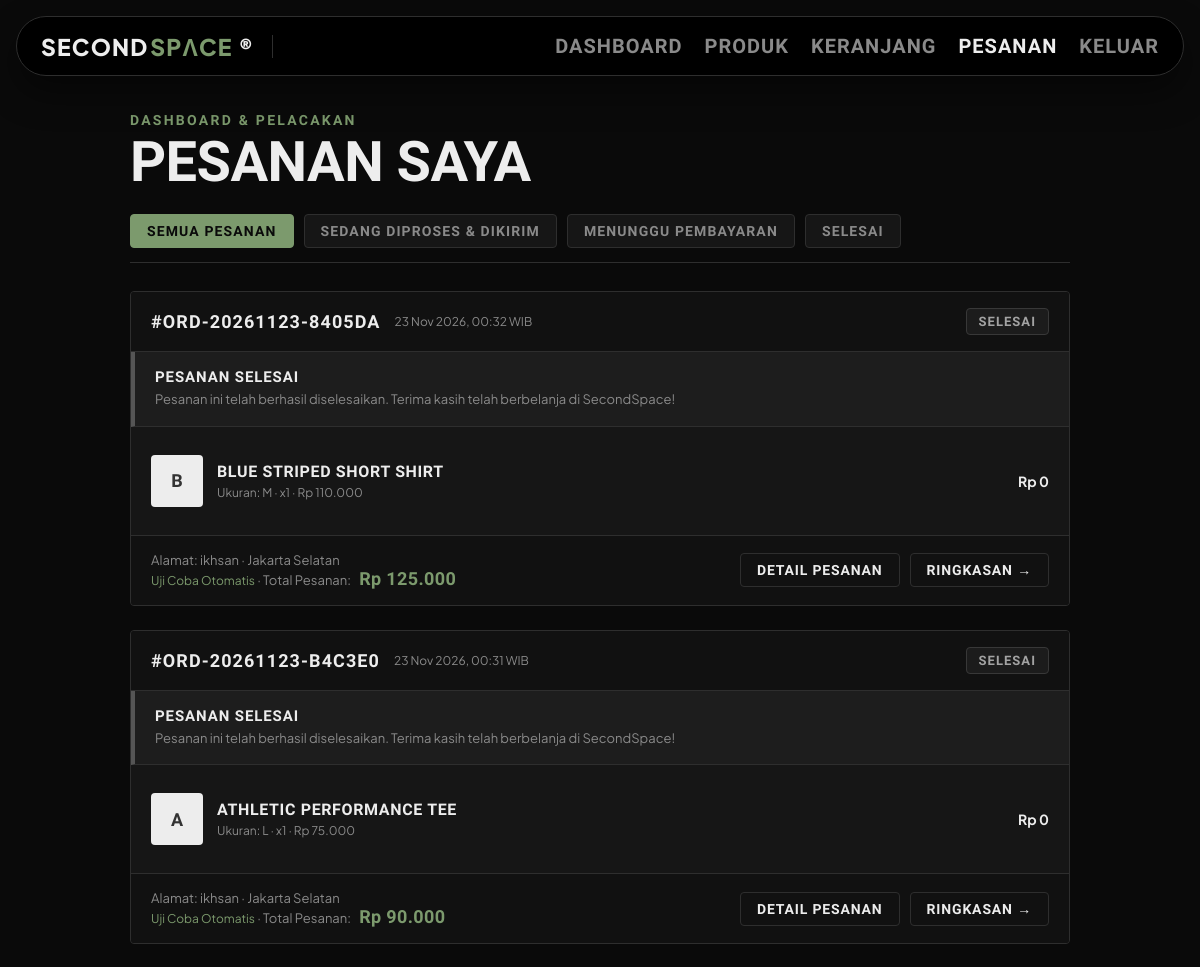
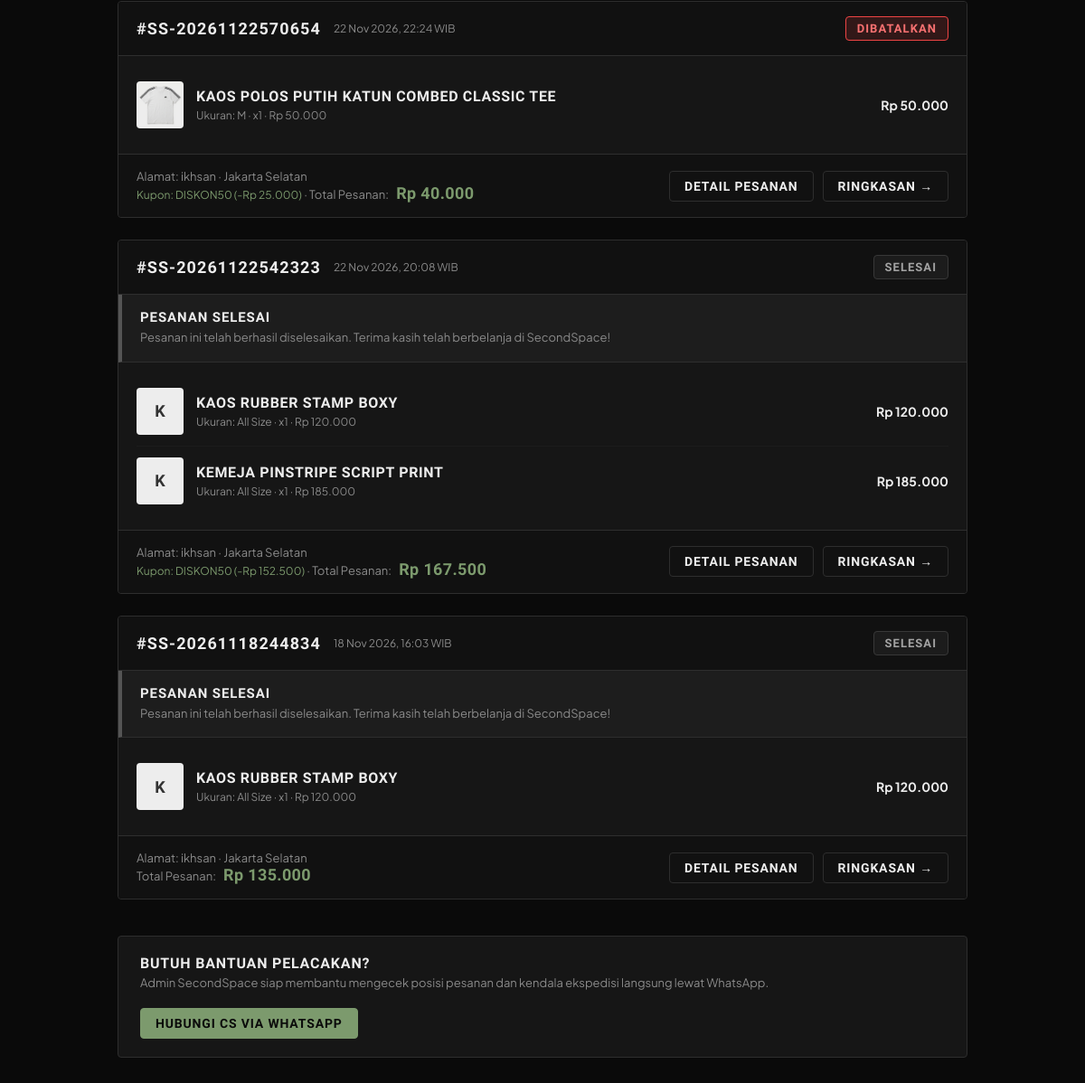
The page /user/pesanan.php (signed in) on the database as committed earlier (2 pictures, top to bottom).
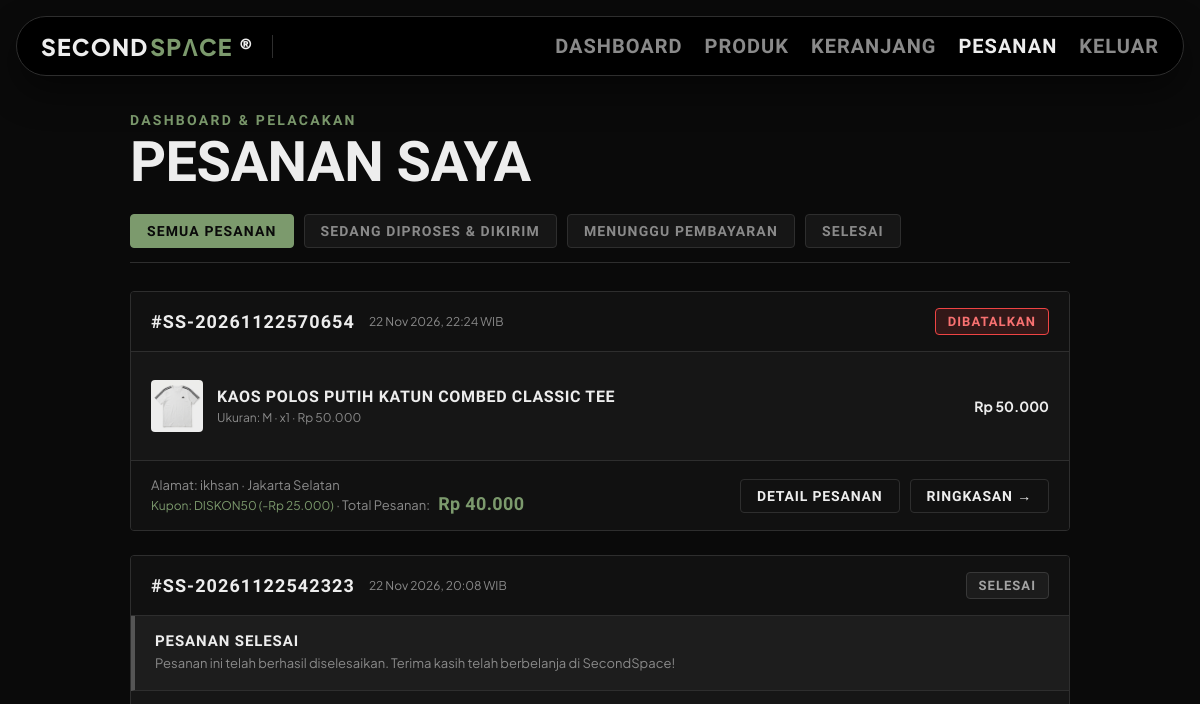
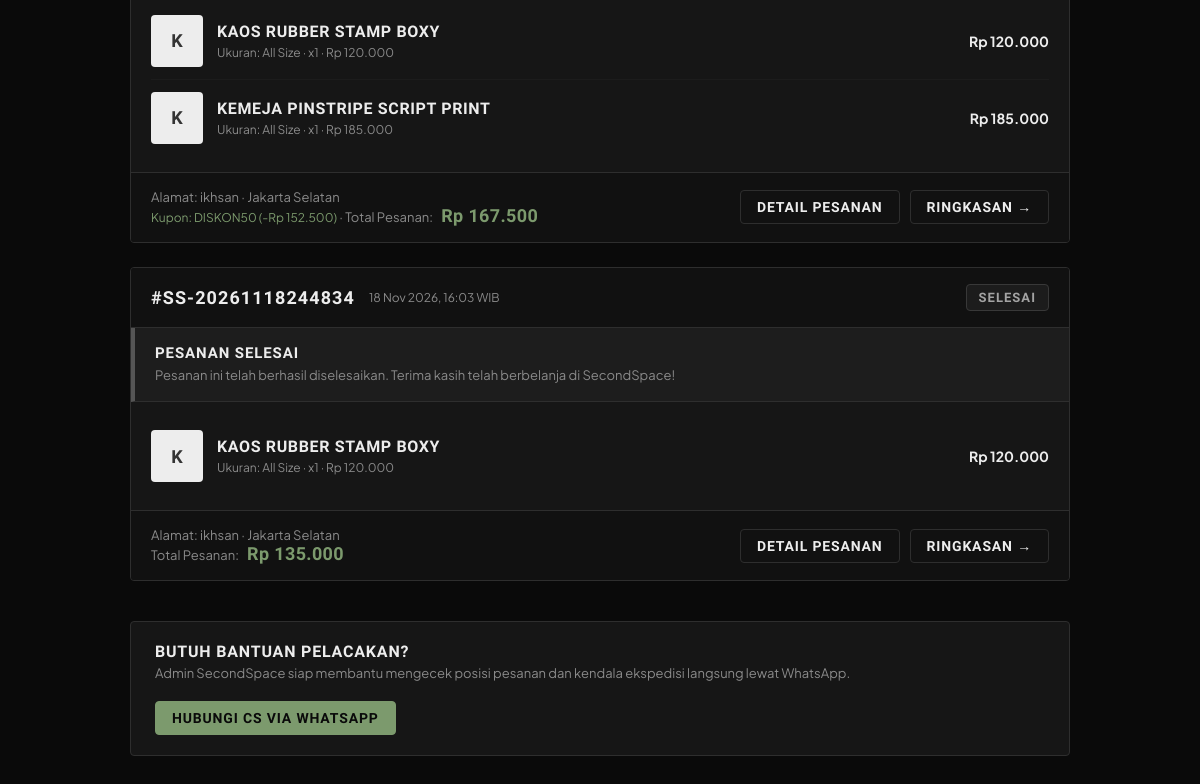
The same page on the database as committed later (2 pictures, top to bottom).
### tables this page shows
CREATE TABLE `orders` (
  `id` int(11) NOT NULL AUTO_INCREMENT,
  `user_id` int(11) NOT NULL,
  `order_code` varchar(50) DEFAULT NULL,
  `address_id` int(11) DEFAULT NULL,
  `subtotal` decimal(12,2) DEFAULT NULL,
  `shipping` decimal(12,2) DEFAULT NULL,
  `total` decimal(12,2) DEFAULT NULL,
  `payment_method` varchar(50) DEFAULT NULL,
  `proof_image` varchar(255) DEFAULT NULL,
  `payment_notes` text DEFAULT NULL,
  `payment_status` varchar(50) DEFAULT 'Menunggu Pembayaran',
  `order_status` varchar(50) DEFAULT 'Menunggu Pembayaran',
  `notes` text DEFAULT NULL,
  `shipping_courier` varchar(50) DEFAULT NULL,
  `tracking_number` varchar(100) DEFAULT NULL,
  `order_number` varchar(50) NOT NULL,
  `total_price` decimal(12,2) NOT NULL,
  `status` varchar(50) DEFAULT 'Menunggu Pembayaran',
  `created_at` timestamp NULL DEFAULT current_timestamp(),
  PRIMARY KEY (`id`),
  KEY `idx_order_code` (`order_code`),
  KEY `idx_order_status` (`order_status`),
  KEY `idx_payment_status` (`payment_status`),
  KEY `idx_orders_created` (`created_at`)
);

CREATE TABLE `order_items` (
  `id` int(11) NOT NULL AUTO_INCREMENT,
  `order_id` int(11) NOT NULL,
  `product_id` int(11) NOT NULL,
  `product_name` varchar(255) DEFAULT NULL,
  `quantity` int(11) NOT NULL DEFAULT 1,
  `price` decimal(12,2) NOT NULL,
  `subtotal` decimal(12,2) DEFAULT NULL,
  PRIMARY KEY (`id`)
);

CREATE TABLE `products` (
  `id` int(11) NOT NULL AUTO_INCREMENT,
  `name` varchar(255) NOT NULL,
  `category` varchar(50) NOT NULL,
  `brand` varchar(100) DEFAULT 'No Brand',
  `price` decimal(12,2) NOT NULL,
  `stock` int(11) NOT NULL DEFAULT 1,
  `condition` varchar(50) DEFAULT 'Baik',
  `condition_text` varchar(50) DEFAULT NULL,
  `image` varchar(255) DEFAULT NULL,
  `description` text DEFAULT NULL,
  `material` varchar(100) DEFAULT NULL,
  `size` varchar(50) DEFAULT NULL,
  `sku` varchar(50) DEFAULT NULL,
  `is_demo` tinyint(1) NOT NULL DEFAULT 0,
  `created_at` timestamp NULL DEFAULT current_timestamp(),
  PRIMARY KEY (`id`),
  UNIQUE KEY `sku` (`sku`),
  KEY `idx_product_category` (`category`),
  KEY `idx_product_status` (`is_demo`)
);

CREATE TABLE `addresses` (
  `id` int(11) NOT NULL AUTO_INCREMENT,
  `user_id` int(11) NOT NULL,
  `recipient_name` varchar(100) NOT NULL,
  `phone` varchar(20) NOT NULL,
  `address` text NOT NULL,
  `city` varchar(100) NOT NULL,
  `postal_code` varchar(20) NOT NULL,
  PRIMARY KEY (`id`)
);

### shared/fungsi.php (called while the page is built, shortened)
<?php
function format_rupiah($angka) {
    return "Rp " . number_format((float)$angka, 0, ',', '.');
}
if (!function_exists('formatRupiah')) {
    function formatRupiah($angka) { return format_rupiah($angka); }
}
if (!function_exists('gambar_produk_url')) {
    function gambar_produk_url($image, $context = 'user') {
        if (empty($image)) return '';
        $clean = basename($image);
        $root = dirname(__DIR__);
        if ($context === 'user') {
            if (file_exists($root . '/user/images/' . $clean)) return 'images/' . rawurlencode($clean);
        } elseif ($context === 'admin') {
            if (file_exists($root . '/images/' . $clean)) return '../images/' . rawurlencode($clean);
            if (file_exists($root . '/user/images/' . $clean)) return '../user/images/' . rawurlencode($clean);
            if (file_exists($root . '/uploads/produk/' . $clean)) return '../uploads/produk/' . rawurlencode($clean);
        } else {
            if (file_exists($root . '/images/' . $clean)) return 'images/' . rawurlencode($clean);
            if (file_exists($root . '/user/images/' . $clean)) return 'user/images/' . rawurlencode($clean);
            if (file_exists($root . '/uploads/produk/' . $clean)) return 'uploads/produk/' . rawurlencode($clean);
        }
        return '';
    }
}

### user/pesanan.php (the view, shortened to what the rows shown need)
<?php
require_once __DIR__ . '/../shared/koneksi.php';
require_once __DIR__ . '/../shared/fungsi.php';
$isLoggedIn = isset($_SESSION["user_id"]);
$userId = $isLoggedIn ? (int)$_SESSION["user_id"] : 0;
$name = $_SESSION["name"] ?? "Pelanggan";
$username = $_SESSION["username"] ?? "guest";
$orders = [];
$statusFilter = strtolower(trim($_GET["status"] ?? "semua"));
if ($isLoggedIn && $userId > 0) {
    $hasProvince = false;
    $provinceSelect = $hasProvince ? "a.province," : "'' AS province,";
    $query = "
        SELECT
            o.*,
            a.recipient_name,
            a.phone,
            a.address,
            a.city,
            {$provinceSelect}
            a.postal_code
        FROM orders o
        LEFT JOIN addresses a ON o.address_id = a.id
        WHERE o.user_id = ?
    ";
    $query .= " ORDER BY o.id DESC";
    $stmtOrders = $conn->prepare($query);
    if ($stmtOrders) {
        $stmtOrders->bind_param("i", $userId);
        $stmtOrders->execute();
        $res = $stmtOrders->get_result();
        $stmtItems = $conn->prepare("
            SELECT oi.*, p.image, p.size as p_size, p.category
            FROM order_items oi
            LEFT JOIN products p ON oi.product_id = p.id
            WHERE oi.order_id = ?
            ORDER BY oi.id ASC
        ");
        while ($res && $order = $res->fetch_assoc()) {
            $orderId = (int)$order["id"];
            $items = [];
            if ($stmtItems) {
                $stmtItems->bind_param("i", $orderId);
                $stmtItems->execute();
                $resItems = $stmtItems->get_result();
                while ($resItems && $it = $resItems->fetch_assoc()) {
                    $items[] = $it;
                }
            }
            $order["items"] = $items;
            $orders[] = $order;
        }
    }
}
function getOrderStatusBadge(string $status): array {
    switch ($status) {
        case "Selesai":
            return [
                "label" => "SELESAI",
                "class" => "badge-selesai",
                "desc"  => "Pesanan telah selesai diterima.",
                "icon"  => ""
            ];
        case "Dibatalkan":
            return [
                "label" => "DIBATALKAN",
                "class" => "badge-dibatalkan",
                "desc"  => "Pesanan ini telah dibatalkan.",
                "icon"  => ""
            ];
    }
}
$lastOrderCode = !empty($orders) ? ($orders[0]["order_code"] ?: "-") : "-";
$waTrackMsg = "Halo SecondSpace, saya ingin cek status dan nomor resi pengiriman pesanan saya. Akun: " . $name . " (@" . $username . "). Kode pesanan terakhir: " . $lastOrderCode . ".";
$waTrackUrl = waLink($whatsappNumber, $waTrackMsg);
?>
<!DOCTYPE html>
<html lang="id">
<head>
    <link rel="stylesheet" href="modern-theme.css">
</head>
<body>
<div class="pesanan-page-container">
    <div class="page-header" style="margin-bottom: 24px;">
        <h1 class="page-title" style="margin-bottom: 0;">PESANAN SAYA</h1>
    </div>
    <?php if (!$isLoggedIn): ?>
        <div class="state-box">
            <h2 class="state-title">Masuk untuk Melacak Pesanan</h2>
            <p class="state-desc">
                Silakan masuk dengan akun SecondSpace kamu untuk melihat pesanan yang sedang diproses dan mengecek status pengiriman.
            </p>
            <div class="state-actions">
                <a href="login.php?redirect=pesanan.php" class="btn-order-solid" style="padding: 12px 28px; font-size: 16px;">
                    MASUK KE AKUN
                </a>
                <a href="<?= $waTrackUrl ?>" target="_blank" rel="noopener" class="btn-order-outline" style="padding: 12px 24px; font-size: 16px;">
                    TANYA ADMIN VIA WA
                </a>
            </div>
        </div>
    <?php else: ?>
        <?php if (empty($orders)): ?>
            <div class="state-box">
                <h2 class="state-title">Belum Ada Pesanan</h2>
                <p class="state-desc">
                    <?php if ($statusFilter !== "semua"): ?>
                        Tidak ada pesanan dengan status yang dipilih.
                    <?php else: ?>
                        Kamu belum memiliki pesanan aktif atau riwayat pembelian. Temukan pakaian preloved pilihanmu sekarang!
                    <?php endif; ?>
                </p>
                <div class="state-actions">
                    <a href="produk.php" class="btn-order-solid" style="padding: 12px 28px; font-size: 16px;">
                        EXPLORE KATALOG PRODUK &rarr;
                    </a>
                </div>
            </div>
        <?php else: ?>
            <?php foreach ($orders as $order): ?>
                <?php
                $orderCode = $order["order_code"] ?: ("SS-" . $order["id"]);
                $currentStatus = $order["order_status"] ?: "Menunggu Pembayaran";
                $statusBadge = getOrderStatusBadge($currentStatus);
                $hasTracking = !empty($order["tracking_number"]);
                $courierName = $order["shipping_courier"] ?: ($order["courier"] ?? "Ekspedisi Reguler");
                $dateFormatted = date("d M Y, H:i", strtotime($order["created_at"])) . " WIB";
                ?>
                <div class="order-card">
                    <div class="order-card-header">
                        <div class="order-meta-info">
                            <span class="order-code-title">#<?= htmlspecialchars($orderCode) ?></span>
                            <span class="order-date-text"><?= htmlspecialchars($dateFormatted) ?></span>
                        </div>
                        <div>
                            <span class="status-badge <?= $statusBadge["class"] ?>">
                                <?= $statusBadge["icon"] ?> <?= $statusBadge["label"] ?>
                            </span>
                        </div>
                    </div>
                    <?php if ($currentStatus === "Dikirim"): ?>
                        <div class="tracking-banner dikirim">
                            <div class="tracking-banner-title">
                                PAKET SEDANG DALAM PENGIRIMAN
                            </div>
                            <p class="tracking-banner-desc">
                                Paketmu telah diserahkan ke kurir dan sedang dalam perjalanan menuju alamat pengiriman.
                            </p>
                            <div class="tracking-data-row">
                                <div class="tracking-data-item">
                                    <span>Kurir:</span>
                                    <strong><?= htmlspecialchars($courierName) ?></strong>
                                </div>
                                <div class="tracking-data-item">
                                    <span>Nomor Resi:</span>
                                    <?php if ($hasTracking): ?>
                                        <span class="resi-badge"><?= htmlspecialchars($order["tracking_number"]) ?></span>
                                    <?php else: ?>
                                        <span style="color: var(--mu); font-style: italic;">Sedang diperbarui oleh admin</span>
                                    <?php endif; ?>
                                </div>
                            </div>
                            <?php
                            $waTrackSpecific = "Halo SecondSpace, saya ingin melacak pengiriman pesanan #" . $orderCode . ($hasTracking ? " dengan no. resi " . $order["tracking_number"] : "") . ". Mohon info posisi paketnya ya.";
                            $waTrackUrlSpecific = waLink($whatsappNumber, $waTrackSpecific);
                            ?>
                            <div style="margin-top: 14px;">
                                <a href="<?= $waTrackUrlSpecific ?>" target="_blank" rel="noopener" class="btn-order-solid" style="font-size: 13px; padding: 7px 14px;">
                                    LACAK VIA WHATSAPP CS
                                </a>
                            </div>
                        </div>
                    <?php elseif ($currentStatus === "Selesai"): ?>
                        <div class="tracking-banner selesai">
                            <div class="tracking-banner-title">
                                PESANAN SELESAI
                            </div>
                            <p class="tracking-banner-desc" style="margin-bottom: 0;">
                                Pesanan ini telah berhasil diselesaikan. Terima kasih telah berbelanja di SecondSpace!
                            </p>
                        </div>
                    <?php endif; ?>
                    <div class="order-items-list">
                        <?php if (!empty($order["items"])): ?>
                            <?php foreach ($order["items"] as $it): ?>
                                <div class="order-item-row">
                                    <div class="order-item-left">
                                        <div class="order-item-thumb">
                                            <?php $orderItemImg = gambar_produk_url($it["image"] ?? '', 'user'); ?>
                                            <?php if (!empty($orderItemImg)): ?>
                                                <img src="<?= htmlspecialchars($orderItemImg) ?>" alt="<?= htmlspecialchars($it["product_name"]) ?>">
                                            <?php else: ?>
                                                <span class="thumb-letter"><?= htmlspecialchars(substr($it["product_name"] ?? "S", 0, 1)) ?></span>
                                            <?php endif; ?>
                                        </div>
                                        <div>
                                            <div class="order-item-name"><?= htmlspecialchars($it["product_name"]) ?></div>
                                            <div class="order-item-meta">
                                                Ukuran: <?= htmlspecialchars($it["p_size"] ?: ($it["size"] ?? "All Size")) ?> &middot;
                                                x<?= (int)$it["quantity"] ?> &middot;
                                                <?= formatRupiah($it["price"]) ?>
                                            </div>
                                        </div>
                                    </div>
                                    <div class="order-item-subtotal">
                                        <?= formatRupiah($it["subtotal"]) ?>
                                    </div>
                                </div>
                            <?php endforeach; ?>
                        <?php else: ?>
                            <div style="color: var(--mu); font-size: 13px; padding: 10px 0;">
                                Rincian item pesanan
                            </div>
                        <?php endif; ?>
                    </div>
                    <div class="order-card-footer">
                        <div class="order-summary-meta">
                            Alamat: <?= htmlspecialchars($order["recipient_name"] ?? $name) ?> &middot;
                            <?= htmlspecialchars($order["city"] ?? "Jakarta") ?><br>
                            <?php if (!empty($order["notes"])): ?>
                                <span style="color: var(--ac); font-size: 12px;"><?= htmlspecialchars($order["notes"]) ?></span> &middot;
                            <?php endif; ?>
                            <span>Total Pesanan:</span>
                            <strong class="total-highlight"><?= formatRupiah($order["total"]) ?></strong>
                        </div>
                        <div class="order-card-actions">
                            <a href="detail_pesanan.php?id=<?= $order["id"] ?>" class="btn-order-outline">
                                DETAIL PESANAN
                            </a>
                            <a href="konfirmasi.php?kode=<?= urlencode($orderCode) ?>" class="btn-order-outline">
                                RINGKASAN &rarr;
                            </a>
                        </div>
                    </div>
                </div>
            <?php endforeach; ?>
        <?php endif; ?>
    <?php endif; ?>
</div>
</body>
</html>

Rows that differ between the two databases and show on the page:
removed orders: order_code "ORD-20261123-8405DA", created_at "23 Nov 2026, 00:32 WIB", order_status "SELESAI", shows "PESANAN SELESAI", address.recipient_name "ikhsan", address.city "Jakarta Selatan", notes "Uji Coba Otomatis", total "Rp 125.000"
removed order_items: product_name "B", product_name "BLUE STRIPED SHORT SHIRT", product.size "M", quantity "1", price "Rp 110.000", subtotal "Rp 0", shown under "ORD-20261123-8405DA"
removed orders: order_code "ORD-20261123-B4C3E0", created_at "23 Nov 2026, 00:31 WIB", order_status "SELESAI", shows "PESANAN SELESAI", address.recipient_name "ikhsan", address.city "Jakarta Selatan", notes "Uji Coba Otomatis", total "Rp 90.000"
removed order_items: product_name "A", product_name "ATHLETIC PERFORMANCE TEE", product.size "L", quantity "1", price "Rp 75.000", subtotal "Rp 0", shown under "ORD-20261123-B4C3E0"
